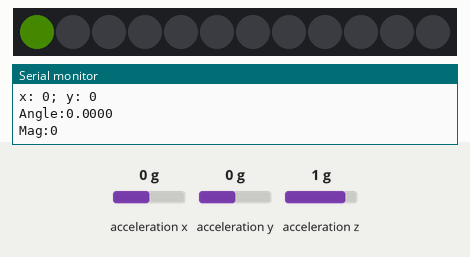
The sketch below on a simulated Arduino Uno, built with avr-gcc and run on an emulated ATmega328P. On the bench: 12 RGB LEDs in strip order, left to right, the last lines printed to the serial monitor. The inputs (shaded band) are chosen by the test bench; at power-on: acceleration x 0 g, acceleration y 0 g, acceleration z 1 g. Dim RGB values are drawn brighter than linear.

Above: at 1.2 s.
1.3 s: acceleration x set to -1.4 g
At 1.7 s:
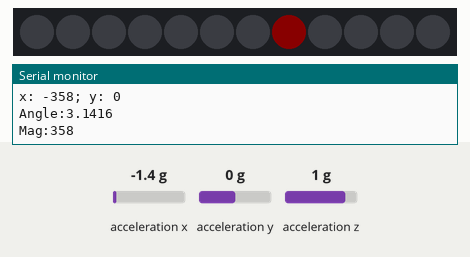
2.8 s: acceleration y set to -1.4 g
At 3.8 s:
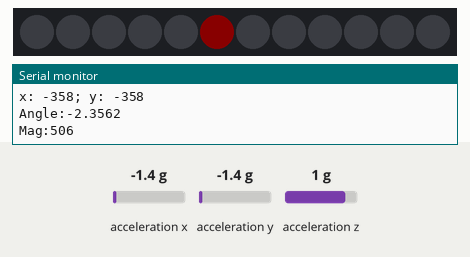
4.3 s: acceleration x set to -0.8 g
At 4.9 s:
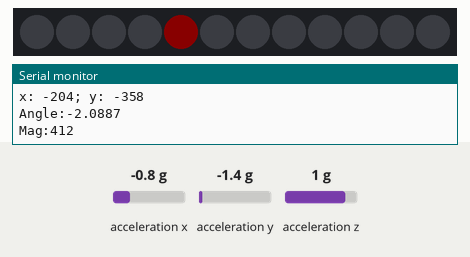
5.8 s: acceleration y set to 0.8 g
At 6.1 s:
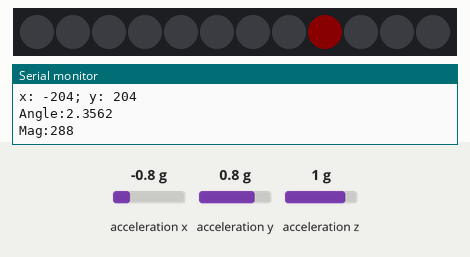
Timing chart, 0 to 8.3 s (numbered marks = the images above; inputs shaded):
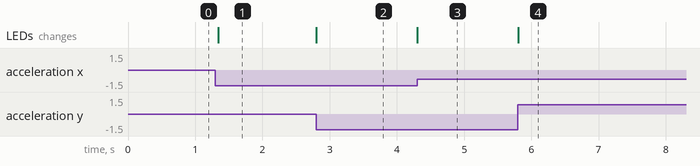

Measured:
- after the input at 1.3 s, the LEDs: change at once (image 1)
- after the input at 2.8 s, the LEDs: change at once (image 2)
- after the input at 4.3 s, the LEDs: change at once (image 3)
- after the input at 5.8 s, the LEDs: change at once (image 4)

The sketch:

ADXL345_test_w_12LED.ino
```cpp
/*  This program continuously polls output data
 *  from the ADXL, and lights LED 6 based on the data.
 *  Once new (i.e. different from the previous output)
 *  x, y values arrive from the ADXL, the program exits
 *  the polling loop, computes the new magnitude and
 *  direction (in rads), and lights LED 6.
 */

#include <SparkFun_ADXL345.h>         // SparkFun ADXL345 Library
#include <math.h>                     // Arduino math library
#include <Adafruit_NeoPixel.h>        // Adafruit NeoPixel library

int x,y,z;        // Global variables
int LED_on, LED_off;
int mag;
float angle;

ADXL345 adxl = ADXL345(10);           // SET TO SPI COMMUNICATION MODE, ADXL345(CS_PIN);

#define LED_PIN    6
#define LED_COUNT 12

// Declare our NeoPixel strip object:
Adafruit_NeoPixel strip(LED_COUNT, LED_PIN, NEO_GRB + NEO_KHZ800);
// Argument 1 = Number of pixels in NeoPixel strip
// Argument 2 = Arduino pin number (most are valid)
// Argument 3 = Pixel type flags, add together as needed:
//   NEO_KHZ800  800 KHz bitstream (most NeoPixel products w/WS2812 LEDs)
//   NEO_KHZ400  400 KHz (classic 'v1' (not v2) FLORA pixels, WS2811 drivers)
//   NEO_GRB     Pixels are wired for GRB bitstream (most NeoPixel products)
//   NEO_RGB     Pixels are wired for RGB bitstream (v1 FLORA pixels, not v2)
//   NEO_RGBW    Pixels are wired for RGBW bitstream (NeoPixel RGBW products)

void setup() {

  Serial.begin(9600);                 // Start the serial terminal, set baud rate
  Serial.println("SparkFun ADXL345 Accelerometer Hook Up Guide Example");
  Serial.println();

  adxl.powerOn();                     // Power on the ADXL345

  adxl.setRangeSetting(2);           // Give the range settings
                                      // Accepted values are 2g, 4g, 8g or 16g
                                      // Higher Values = Wider Measurement Range
                                      // Lower Values = Greater Sensitivity

  adxl.setRate(100);                 // Set data output rate (Hz)

  adxl.setSpiBit(0);                  // Configure the device to be in 4 wire SPI mode when set to '0' or 3 wire SPI mode when set to 1
                                      // Default: Set to 0
                                      // SPI pins on the ATMega328: 11, 12 and 13 as reference in SPI Library

  strip.begin();           // INITIALIZE NeoPixel strip object (REQUIRED)
  strip.show();            // Turn OFF all pixels ASAP
  strip.setBrightness(10); // Set BRIGHTNESS to about 1/5 (max = 255)

  adxl.readAccel(&x, &y, &z);         // Read the accelerometer values and store them in variables declared above x,y,z

}

void loop() {

  int foo_x = x, foo_y = y;
  //LED_off = LED_on;

//-----------------------------Angle, Mag Computation-------------------------------
  /*
  if (x>0) {              // If x-component is within cartesian quadrant 1 or 4
    angle = atan2((double) y, (double) x);    // (In radians)
  }
  else {                  // If x-component is within cartesian quadrant 2 or 3
    angle = atan2(y, x) + PI; // (In radians)
  }
  */
  angle = atan2((double) y, (double) x);    // Determines direction (rads): 0-> 180 and 0-> -180
  mag = sqrt(sq((long) x)+sq((long) y));  // Determines magnitude

  // Print values x, y, angle, and mag
  Serial.print("x: ");
  Serial.print(x);
  Serial.print("; y: ");
  Serial.println(y);
  Serial.print("Angle:");
  Serial.println(angle, 4); // Display direction (in radians)
  Serial.print("Mag:");
  Serial.println(mag);   // Display magnitude

//-----------------------------Choose which LED to light-------------------------------
  if (angle <= -1.57) {                    // IF -90 - -180
    if (angle <= -2.62) {      // -181 - -150
      LED_on = 6;
    }
    else if (angle <= -2.09) { // -149 - -120
      LED_on = 5;
    }
    else  {                                    // -121 - -90
      LED_on = 4;
    }
  }

  else if (angle < 0)  {       // IF 0 - -90
    if (angle <= -1.05) {       // -89 - -60
      LED_on = 3;
    }
    else if (angle <= -0.52) {  // -59 - -30
      LED_on = 2;
    }
    else  {                     // -29 - 0
      LED_on = 1;
    }
  }

  else if (angle <= 1.57) {                         // IF 0-90
    if ( angle <= 0.52) {         // 0-30
      LED_on = 0;
    }
    else if (angle <= 1.05) { // 31-60
      LED_on = 11;
    }
    else  {                                    // 61-90
      LED_on = 10;
    }
  }

  else if (angle <= 3.142) {                    // IF 91-180
    if (angle <= 2.09) {      // 91-120
      LED_on = 9;
    }
    else if (angle <= 2.62) { // 121-150
      LED_on = 8;
    }
    else  {                                    // 151-180
      LED_on = 7;
    }
  }


//-----------------------------Choose color to light-------------------------------
  if (mag<0) {  //
    strip.setPixelColor(LED_off, 0, 0, 0);       // Turn off old pixel
    strip.show();
    strip.setPixelColor(LED_on, 0, 255, 0);     //  Set new pixel to Green
    strip.show();
  }
  else if (mag<50) {   //
    strip.setPixelColor(LED_off, 0, 0, 0);       // Turn off old pixel
    strip.show();
    strip.setPixelColor(LED_on, 124, 252, 0);     //  Set new pixel to Green-yellow
    strip.show();
  }
  else if (mag<70) {   //
    strip.setPixelColor(LED_off, 0, 0, 0);       // Turn off old pixel
    strip.show();
    strip.setPixelColor(LED_on, 255, 255, 0);     //  Set new pixel to Yellow
    strip.show();
  }
  else if (mag<90) {   //
    strip.setPixelColor(LED_off, 0, 0, 0);       // Turn off old pixel
    strip.show();
    strip.setPixelColor(LED_on, 225, 100, 0);     //  Set new pixel to Yellow-Orange
    strip.show();
  }
  else if (mag<110) {   //
    strip.setPixelColor(LED_off, 0, 0, 0);       // Turn off old pixel
    strip.show();
    strip.setPixelColor(LED_on, 255, 50, 0);     //  Set new pixel to Orange
    strip.show();
  }
  else /*if (mag<130)*/ {   //
    strip.setPixelColor(LED_off, 0, 0, 0);       // Turn off old pixel
    strip.show();
    strip.setPixelColor(LED_on, 255, 0, 0);     //  Set new pixel to Red
    strip.show();
  }

  LED_off = LED_on;
  while (foo_x == x && foo_y == y) {
    adxl.readAccel(&x, &y, &z);   // Poll the accelerometer
  }

}
```
